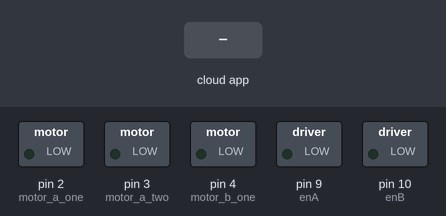
Recording of a sketch running on a simulated Arduino Uno, built with avr-gcc and run on an emulated ATmega328P. On the bench: switched loads named in the sketch (green lamp = pin HIGH). The inputs (shaded band) are chosen by the test bench. The ROS host is connected and sends only what is stated.

Above: at 1.2 s.
1.3 s: the phone or cloud app sets linear.x to -100
At 1.6 s:
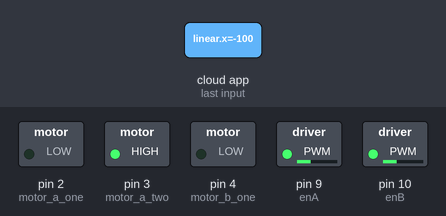
2.8 s: the phone or cloud app sets angular.z to 100
At 3.1 s:
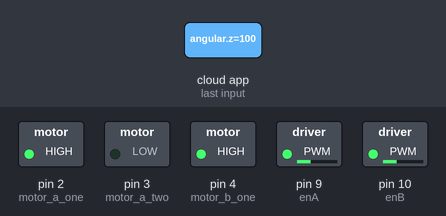
4.3 s: the phone or cloud app sets linear.x to 0
At 4.7 s:
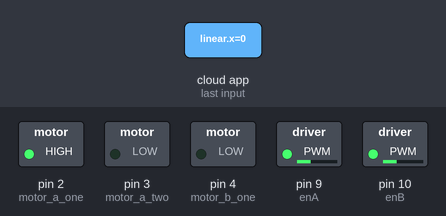
5.8 s: the phone or cloud app sets angular.z to -100
At 6.2 s:
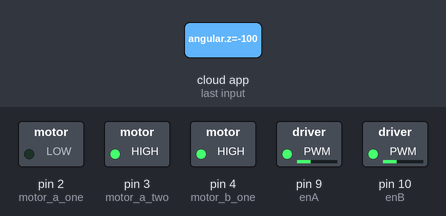
7.3 s: the phone or cloud app sets linear.x to 100
At 7.8 s:
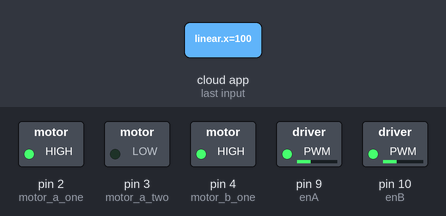
Timing chart, 0 to 9.8 s (numbered marks = the images above; inputs shaded):
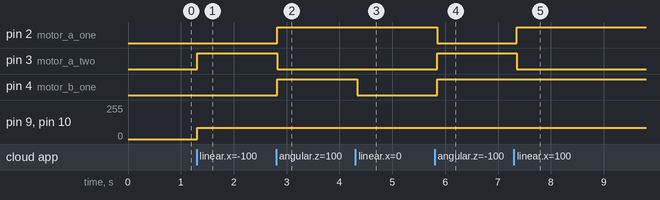

The sketch:

cmd_vel_arduino.ino
```cpp
#include <ros.h>
// #include <std_msgs/String.h>
// #include <std_msgs/UInt16.h>
#include <geometry_msgs/Twist.h>
//#include
// #define BUTTON 8
// #define LED 13
#define motor_a_one 2
#define motor_a_two 3
#define motor_b_one 4
#define motor_b_two 5
#define enA 9
#define enB 10


int linear_velocity_scaling;
int angular_velocity_scaling;


ros::NodeHandle node_handle;

// std_msgs::String button_msg;
geometry_msgs::Twist twist_msg;
// std_msgs::UInt16 led_msg;

//void subscriberCallback(const std_msgs::UInt16& led_msg) {
//  if (led_msg.data  == 1) {
//    digitalWrite(LED, HIGH);
//  } else {
//    digitalWrite(LED, LOW);
//  }
//}

void subscriberTwistBack(const geometry_msgs::Twist& twist_msg) {
  if (twist_msg.linear.x > 0 && twist_msg.angular.z == 0) {              //for forward linear
    linear_velocity_scaling = map(twist_msg.linear.x, 0.00, 3.00, 0, 255);
    analogWrite(enA, linear_velocity_scaling);
    analogWrite(enB, linear_velocity_scaling);
    digitalWrite(motor_a_one, HIGH);
    digitalWrite(motor_a_two, LOW);
    digitalWrite(motor_b_one, HIGH);
    digitalWrite(motor_b_two, LOW);
  }

  else if (twist_msg.linear.x < 0 && twist_msg.angular.z == 0) {        //for backward linear
    linear_velocity_scaling = map(-twist_msg.linear.x, 0.00, 3.00, 0, 255);
    analogWrite(enA, linear_velocity_scaling);
    analogWrite(enB, linear_velocity_scaling);
    digitalWrite(motor_a_one, LOW);
    digitalWrite(motor_a_two, HIGH);
    digitalWrite(motor_b_one, LOW);
    digitalWrite(motor_b_two, HIGH);
  }

  else if (twist_msg.linear.x > 0 && twist_msg.angular.z > 0) {        //for right long turn
    linear_velocity_scaling = map(twist_msg.linear.x, 0.00, 3.00, 0, 255);
    angular_velocity_scaling = map(twist_msg.angular.z, 0.00, 3.00, 0, 255);
    analogWrite(enA, linear_velocity_scaling);
    analogWrite(enB, angular_velocity_scaling);
    digitalWrite(motor_a_one, LOW);
    digitalWrite(motor_a_two, HIGH);
    digitalWrite(motor_b_one, LOW);
    digitalWrite(motor_b_two, HIGH);
  }

  else if (twist_msg.linear.x > 0 && twist_msg.angular.z < 0) {        //for left long turn
    linear_velocity_scaling = map(twist_msg.linear.x, 0.00, 3.00, 0, 255);
    angular_velocity_scaling = map(-twist_msg.angular.z, 0.00, 3.00, 0, 255);
    analogWrite(enA, angular_velocity_scaling);
    analogWrite(enB, linear_velocity_scaling);
    digitalWrite(motor_a_one, HIGH);
    digitalWrite(motor_a_two, LOW);
    digitalWrite(motor_b_one, HIGH);
    digitalWrite(motor_b_two, LOW);
  }


  else if (twist_msg.linear.x < 0 && twist_msg.angular.z > 0) {        //for right long turn back
    linear_velocity_scaling = map(-twist_msg.linear.x, 0.00, 3.00, 0, 255);
    angular_velocity_scaling = map(twist_msg.angular.z, 0.00, 3.00, 0, 255);
    analogWrite(enA, linear_velocity_scaling);
    analogWrite(enB, angular_velocity_scaling);
    digitalWrite(motor_a_one, HIGH);
    digitalWrite(motor_a_two, LOW);
    digitalWrite(motor_b_one, HIGH);
    digitalWrite(motor_b_two, LOW);
  }

  else if (twist_msg.linear.x < 0 && twist_msg.angular.z < 0) {        //for left long turn back
    linear_velocity_scaling = map(-twist_msg.linear.x, 0.00, 3.00, 0, 255);
    angular_velocity_scaling = map(-twist_msg.angular.z, 0.00, 3.00, 0, 255);
    analogWrite(enA, angular_velocity_scaling);
    analogWrite(enB, linear_velocity_scaling);
    digitalWrite(motor_a_one, LOW);
    digitalWrite(motor_a_two, HIGH);
    digitalWrite(motor_b_one, LOW);
    digitalWrite(motor_b_two, HIGH);
  }


  else if (twist_msg.linear.x == 0 && twist_msg.angular.z > 0) {        //for right onspot turn
    // linear_velocity_scaling = map(-twist_msg.linear.x, 0.00, 3.00, 0, 255)
    angular_velocity_scaling = map(twist_msg.angular.z, 0.00, 3.00, 0, 255);
    analogWrite(enA, angular_velocity_scaling);
    analogWrite(enB, angular_velocity_scaling);
    digitalWrite(motor_a_one, HIGH);
    digitalWrite(motor_a_two, LOW);
    digitalWrite(motor_b_one, LOW);
    digitalWrite(motor_b_two, HIGH);
  }

  else if (twist_msg.linear.x == 0 && twist_msg.angular.z < 0) {        //for left onspot turn
    // linear_velocity_scaling = map(-twist_msg.linear.x, 0.00, 3.00, 0, 255)
    angular_velocity_scaling = map(-twist_msg.angular.z, 0.00, 3.00, 0, 255);
    analogWrite(enA, angular_velocity_scaling);
    analogWrite(enB, linear_velocity_scaling);
    digitalWrite(motor_a_one, LOW);
    digitalWrite(motor_a_two, HIGH);
    digitalWrite(motor_b_one, HIGH);
    digitalWrite(motor_b_two, LOW);
  }


  else {
//    linear_velocity_scaling = map(-twist_msg.linear.x, 0.00, 3.00, 0, 255)
    analogWrite(enA, 0);
    analogWrite(enB, 0);
    digitalWrite(motor_a_one, LOW);
    digitalWrite(motor_a_two, LOW);
    digitalWrite(motor_b_one, LOW);
    digitalWrite(motor_b_two, LOW);
  }
}


// ros::Publisher button_publisher("button_press", &button_msg);
// ros::Subscriber<std_msgs::UInt16> led_subscriber("toggle_led", &subscriberCallback);
ros::Subscriber<geometry_msgs::Twist> vel_subscriber("cmd_vel", &subscriberTwistBack);


void setup()
{
  pinMode(motor_a_one, OUTPUT);
  pinMode(motor_a_two, OUTPUT);
  pinMode(motor_b_one, OUTPUT);
  pinMode(motor_a_two, OUTPUT);
  pinMode(enA, OUTPUT);
  pinMode(enB, OUTPUT);

  // pinMode(BUTTON, INPUT);
  // pinMode(BUTTON, INPUT);

  node_handle.initNode();
  // node_handle.advertise(button_publisher);
  node_handle.subscribe(vel_subscriber);
//  Serial.begin(57600);
}

void loop()
{
  // if (digitalRead(BUTTON) == HIGH) {
  //   button_msg.data = "Pressed";
  // } else {
  //   button_mtsg.data = "NOT pressed";
  // }
//   Serial.print("Gels");
  // button_publisher.publish( &button_msg );
  node_handle.spinOnce();

  delay(100);
}
```

Measured:
- after the input at 1.3 s, pin 3 (motor_a_two): LOW → HIGH at once; pin 9 (enA), pin 10 (enB): 0/255 → 85/255 at once
- after the input at 2.8 s, pin 2 (motor_a_one), pin 4 (motor_b_one): LOW → HIGH at once; pin 3 (motor_a_two): HIGH → LOW at once
- after the input at 4.3 s, pin 4 (motor_b_one): HIGH → LOW at once
- after the input at 5.8 s, pin 2 (motor_a_one): HIGH → LOW after 0.05 s; pin 3 (motor_a_two), pin 4 (motor_b_one): LOW → HIGH after 0.05 s
- after the input at 7.3 s, pin 2 (motor_a_one): LOW → HIGH after 0.06 s; pin 3 (motor_a_two): HIGH → LOW after 0.06 s
